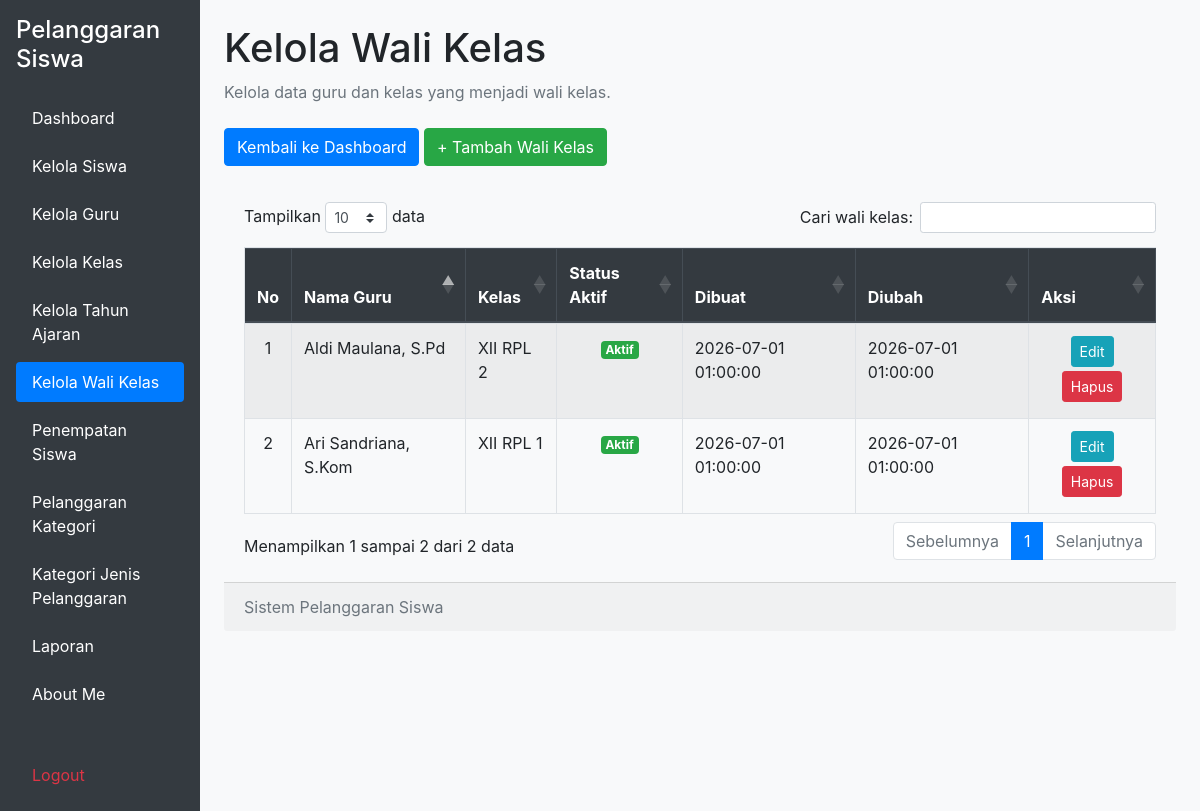
The page /kelola_wali_kelas.php (signed in) on the database its author committed.
### tables this page shows
CREATE TABLE `t_wali_kelas` (
  `id` int(11) NOT NULL,
  `tahun_ajaran_id` int(11) DEFAULT NULL,
  `kelas_id` int(11) DEFAULT NULL,
  `guru_id` int(11) DEFAULT NULL,
  `tanggal_mulai` date NOT NULL,
  `tanggal_selesai` date NOT NULL,
  `status_aktif` tinyint(1) NOT NULL,
  `created_at` timestamp NOT NULL DEFAULT current_timestamp(),
  `updated_at` timestamp NOT NULL DEFAULT current_timestamp()
);

CREATE TABLE `t_guru` (
  `id` int(11) NOT NULL,
  `nip` varchar(18) NOT NULL,
  `nama` varchar(150) DEFAULT NULL,
  `email` varchar(150) NOT NULL,
  `status_aktif` tinyint(1) NOT NULL,
  `user_id` int(11) NOT NULL,
  `created_at` timestamp NOT NULL DEFAULT current_timestamp(),
  `updated_at` timestamp NOT NULL DEFAULT current_timestamp()
);

CREATE TABLE `t_kelas` (
  `id` int(11) NOT NULL,
  `nama` varchar(100) DEFAULT NULL,
  `tingkat` varchar(20) NOT NULL,
  `jurusan` varchar(100) NOT NULL,
  `status_aktif` tinyint(1) NOT NULL,
  `created_at` timestamp NOT NULL DEFAULT current_timestamp(),
  `updated_at` timestamp NOT NULL DEFAULT current_timestamp()
);

### kelola_wali_kelas.php (the view, shortened to what this page needs)
<?php
include 'config/koneksi.php';
$sql = "SELECT
            w.*,
            k.nama AS nama_kelas,
            g.nama AS nama_guru
        FROM t_wali_kelas w
        LEFT JOIN t_kelas k ON w.kelas_id = k.id
        LEFT JOIN t_guru g ON w.guru_id = g.id
        ORDER BY g.nama ASC";
$hasil = mysqli_query($koneksi, $sql);
?>
<!DOCTYPE html>
<html lang="id">
<head>
    <link rel="stylesheet"
          href="https://cdn.jsdelivr.net/npm/bootstrap@4.6.2/dist/css/bootstrap.min.css">
    <link rel="stylesheet"
          href="https://cdn.datatables.net/1.13.8/css/dataTables.bootstrap4.min.css">
</head>
<body class="bg-light">
<div class="container-fluid">
    <div class="row">
        <?php include 'layout/sidebar.php'; ?>
        <main class="col-md-9 col-lg-10 p-4">
            <div class="mb-4">
                <h1 class="text font-bold">
                    Kelola Wali Kelas
                </h1>
                <p class="text-muted">
                    Kelola data guru dan kelas yang menjadi wali kelas.
                </p>
            </div>
             <div class="mb-3">
                <a href="dashboard.php" class="btn btn-primary">
                    Kembali ke Dashboard
                </a>
                <a href="tambah_wali_kelas.php"
                   class="btn btn-success">
                    + Tambah Wali Kelas
                </a>
            </div>
                <div class="card-body">
                    <div class="table-responsive">
                        <table id="tabelWaliKelas"
                               class="table table-bordered table-striped table-hover">
                            <thead class="thead-dark">
                                <tr>
                                    <th>No</th>
                                    <th>Nama Guru</th>
                                    <th>Kelas</th>
                                    <th>Status Aktif</th>
                                    <th>Dibuat</th>
                                    <th>Diubah</th>
                                    <th>Aksi</th>
                                </tr>
                            </thead>
                            <tbody>
                                <?php while ($row = mysqli_fetch_assoc($hasil)) { ?>
                                <tr>
                                    <td class="text-center"></td>
                                    <td>
                                        <?= htmlspecialchars($row['nama_guru'] ?? '-'); ?>
                                    </td>
                                    <td>
                                        <?= htmlspecialchars($row['nama_kelas'] ?? '-'); ?>
                                    </td>
                                    <td class="text-center">
                                        <?php if (
                                            isset($row['status_aktif']) &&
                                            (int)$row['status_aktif'] === 1
                                        ) { ?>
                                            <span class="badge badge-success">
                                                Aktif
                                            </span>
                                        <?php } else { ?>
                                            <span class="badge badge-secondary">
                                                Tidak Aktif
                                            </span>
                                        <?php } ?>
                                    </td>
                                    <td>
                                        <?= htmlspecialchars($row['created_at'] ?? ''); ?>
                                    </td>
                                    <td>
                                        <?= htmlspecialchars($row['updated_at'] ?? ''); ?>
                                    </td>
                                    <td class="text-center">
                                        <a href="edit_wali_kelas.php?id=<?= urlencode((string)$row['id']); ?>"
                                           class="btn btn-info btn-sm mb-1">
                                            Edit
                                        </a>
                                        <a href="hapus_wali_kelas.php?id=<?= urlencode((string)$row['id']); ?>"
                                           class="btn btn-danger btn-sm mb-1"
                                           onclick="return confirm('Yakin ingin menghapus data wali kelas ini?');">
                                            Hapus
                                        </a>
                                    </td>
                                </tr>
                                <?php } ?>
                            </tbody>
                        </table>
                    </div>
                </div>
                <div class="card-footer text-muted">
                    Sistem Pelanggaran Siswa
                </div>
            </div>
    </div>
</body>
</html>

### rows shown on the page
t_wali_kelas: guru.nama "Aldi Maulana, S.Pd", kelas.nama "XII RPL 2", status_aktif "Aktif", created_at "2026-07-01 01:00:00", updated_at "2026-07-01 01:00:00"
t_wali_kelas: guru.nama "Ari Sandriana, S.Kom", kelas.nama "XII RPL 1", status_aktif "Aktif", created_at "2026-07-01 01:00:00", updated_at "2026-07-01 01:00:00"
